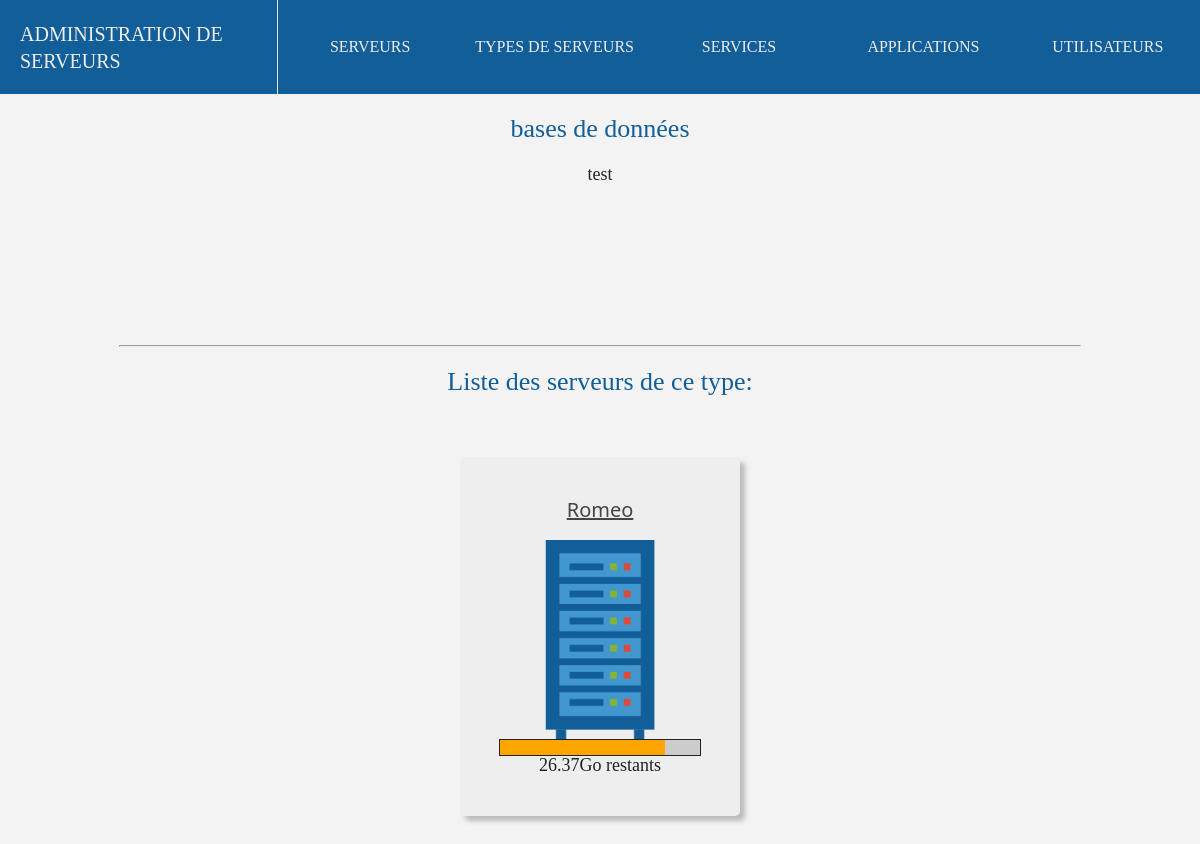
The page /affiche/typeServeur/15/ on the database its author committed.
### adminserver/models.py (models this page shows, shortened)
class type_de_serveurs(models.Model):
    type = models.CharField(max_length=100)
    description = models.TextField(null=True)

class serveurs(models.Model):
    nom = models.CharField(max_length=100,blank=False)
    type_de_serveur = models.ForeignKey(type_de_serveurs, on_delete=models.CASCADE, null="true")
    processeurs = models.IntegerField(blank=False)
    memoire = models.IntegerField(blank=False)
    stockage = models.IntegerField(blank=False)
    def __str__(self):
        return self.nom

### adminserver/views.py (the view)
# urls.py: path('affiche/typeServeur/<int:id>/',views.affiche_typeserveur),
def affiche_typeserveur(request, id):
    typeServeur = models.type_de_serveurs.objects.get(pk=id)
    serveurs = list(models.serveurs.objects.filter(type_de_serveur=typeServeur))
    num = len(serveurs)
    for i in serveurs:
        count = 0
        for q in list(models.services.objects.filter(serveur_de_lancement=i.id)):
            count = count + q.espace_memoire_utilise
        for q in list(models.applications.objects.filter(serveurs=i.id)):
            count = count + q.espace_memoire_utilise
        i.progress = round((count/i.stockage)*100,2)
        if i.progress >= 0:
            i.color = "#24a4dc"
            if i.progress >= 75:
                i.color = "orange"
                if i.progress >= 90:
                    i.color = "#d92624"
        if len(str(i.stockage - count)) > 6:
            i.ratio = str(round((i.stockage - count) / 1000000, 2)) + "To restants"
        elif len(str(i.stockage - count)) > 3:
            i.ratio = str(round((i.stockage - count)/1000,2)) + "Go restants"
        elif i.stockage - count > 0:
            i.ratio = str(i.stockage - count) + "Mo restants"
        elif i.stockage - count == 0:
            i.ratio = "FULL"
        else:
            i.ratio = "ERROR"
        i.progress = str(i.progress).replace(",", ".")
    return render(request,"type_serveur/affiche.html",{"typeServeur" : typeServeur,"serveurs":serveurs,"count":num})

### adminserver/templates/type_serveur/affiche.html (shortened to what this page needs)
{% extends "main.html" %}
{% block content %}
<h2> {{typeServeur.type}} </h2>
<p> {{typeServeur.description}} </p>
<hr>
{% if count > 0 %}
<h2> Liste des serveurs de ce type: </h2>
<ol>
{% for i in serveurs %}
<li><a class="object_title" href="/affiche/serveur/{{i.id}}/">{{i}}</a><br><br><div class="server_img"></div><div class="progress"> <div class="value" style="width:{{i.progress}}%;background:{{i.color}}"> </div></div><p>{{i.ratio}}</p></li>
{% endfor %}
</ol>
{% else %}
<h3 class="error"> Il semblerait qu'il n'y a aucun serveur de ce type.</h3>
{% endif %}
{% endblock %}

### adminserver/static/main.css (style rules this page uses)
* { padding:0;margin:0; }
body { display:flex;align-items:center;flex-direction:column;min-height:100vh;width:100%;background-color:#F3F3F3;overflow-x:hidden; }
h2 { color:#115e99;font-family:Tahoma;padding:20px;font-weight:1; }
.server_img { width:200px;height:200px;background:url(/static/server.png);background-size:100% }
ol { display:flex;width:80vw;flex-wrap:wrap;justify-content:center; }
ol > li { padding:40px;margin:40px;list-style:none;text-align:center;border-radius:5px;background:#EEE;box-shadow:#BBB 5px 5px 5px;transition:0.2s }
h2 { font-size:26px; }
.object_title { font-size:20px; }
li > a { color:#444;line-height:25px;font-family:system-UI,arial }
.progress { color: white;font-family:arial;font-weight:1;background:#CCC;display:flex;height:15px;align-items:center;outline:1px solid #222; }
.value { background:blue;height:15px; }
hr { width:80vw; }
p { color:#222;font-size:18px;font-family:tahoma;font-weight:1; }

### rows shown on the page
type_de_serveurs: type "bases de données", description "test"
serveurs: nom "Romeo", {{ i.progress }} 82.42 (drawn), ratio "26.37Go restants"
